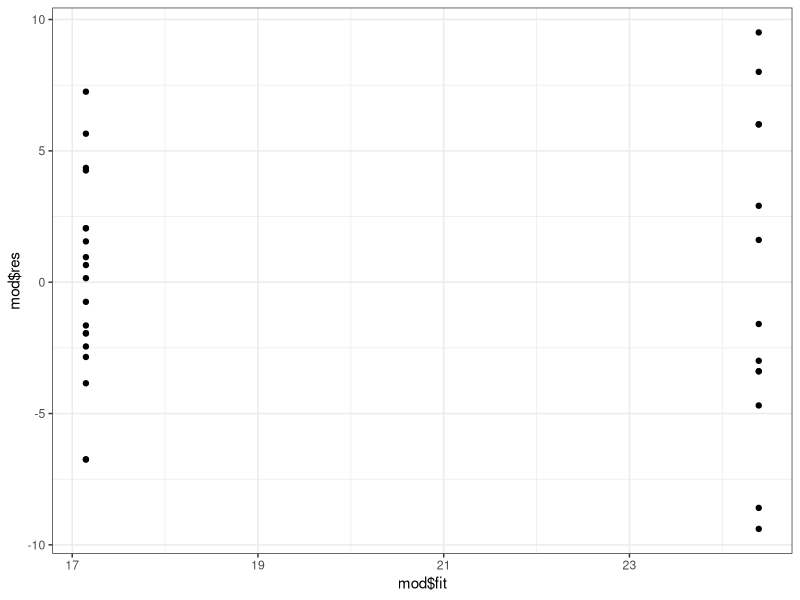
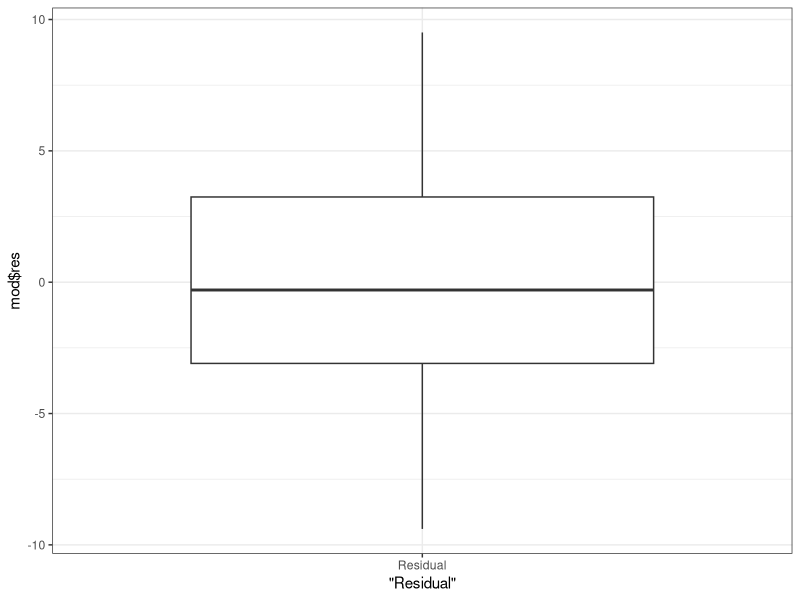

Write the R code that produced these figures, in order.
## ---- chunk 1
knitr::opts_chunk$set(comment = "#")
## ---- chunk 2
library(ggplot2) # v.3.2.0
## ---- chunk 3
paste("mpg", "~ am")
## ---- chunk 4
as.formula( paste("mpg", "~ am") )
## ---- chunk 5
lm( as.formula( paste("mpg", "~ am") ), data = mtcars)
## ---- chunk 6
lm_fun = function(response) {
  lm( as.formula( paste(response, "~ am") ), data = mtcars)
}
## ---- chunk 7
lm_fun(response = "mpg")
lm_fun(response = "wt")
## ---- chunk 8
lm_fun2 = function(response) {
  resp = deparse( substitute( response) )
  lm( as.formula( paste(resp, "~ am") ), data = mtcars)
}
## ---- chunk 9
lm_fun2(response = mpg)
## ---- chunk 10
expl = c("am", "disp")
paste(expl, collapse = "+")
## ---- chunk 11
as.formula( paste("mpg ~", paste(expl, collapse = "+") ) )
## ---- chunk 12
lm_fun_expl = function(expl) {
  form = as.formula( paste("mpg ~ ", paste(expl, collapse = "+") ) )
  lm(form, data = mtcars)
}
## ---- chunk 13
lm_fun_expl(expl = c("am", "disp") )
## ---- chunk 14
lm_fun_expl2 = function(...) {
  form = as.formula( paste("mpg ~ ", paste( c(...), collapse = "+") ) )
  lm(form, data = mtcars)
}
## ---- chunk 15
lm_fun_expl2("am", "disp")
## ---- chunk 16
lm_modfit = function(response) {
  resp = deparse( substitute( response) )
  mod = lm( as.formula( paste(resp, "~ am") ), data = mtcars)
  resvfit = qplot(x = mod$fit, y = mod$res) + theme_bw()
  resdist = qplot(x = "Residual", mod$res, geom = "boxplot") + theme_bw()
  list(resvfit, resdist, anova(mod) )
}

mpgfit = lm_modfit(mpg)
## ---- chunk 17
mpgfit[1:2]
## ---- chunk 18
mpgfit[[3]]
